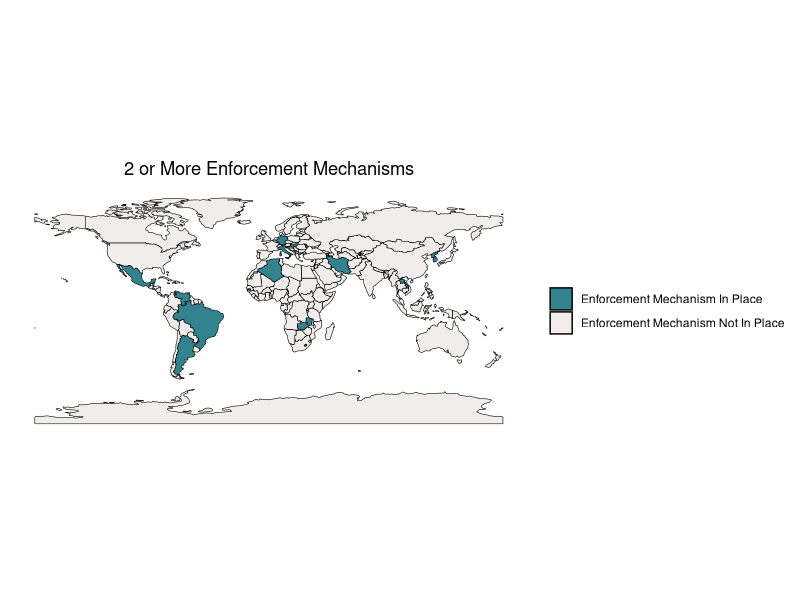
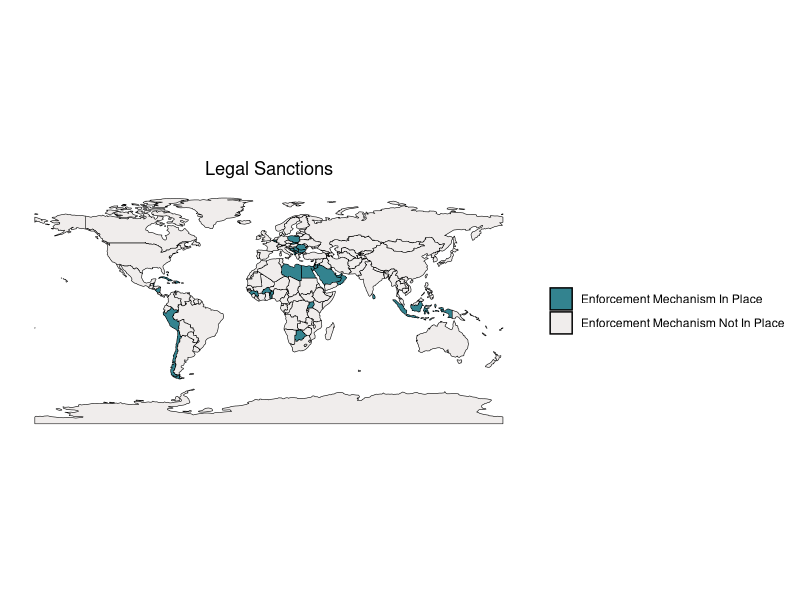
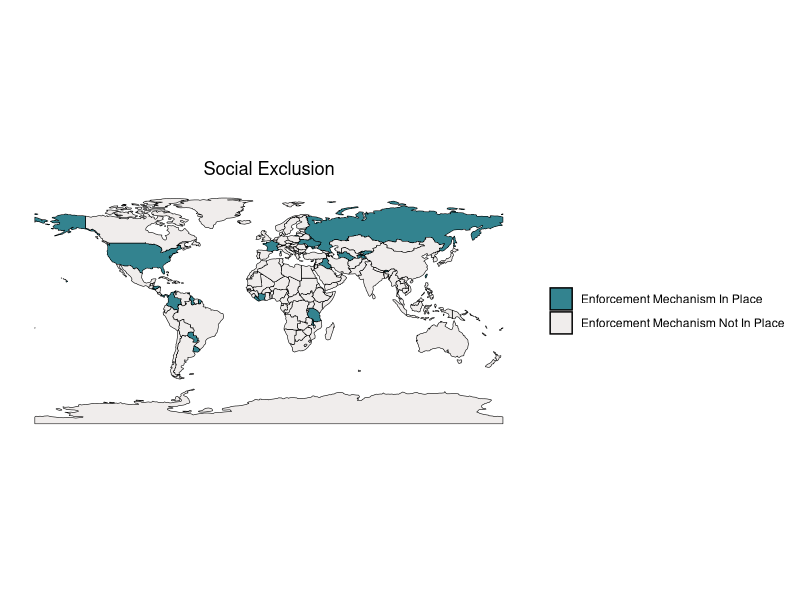
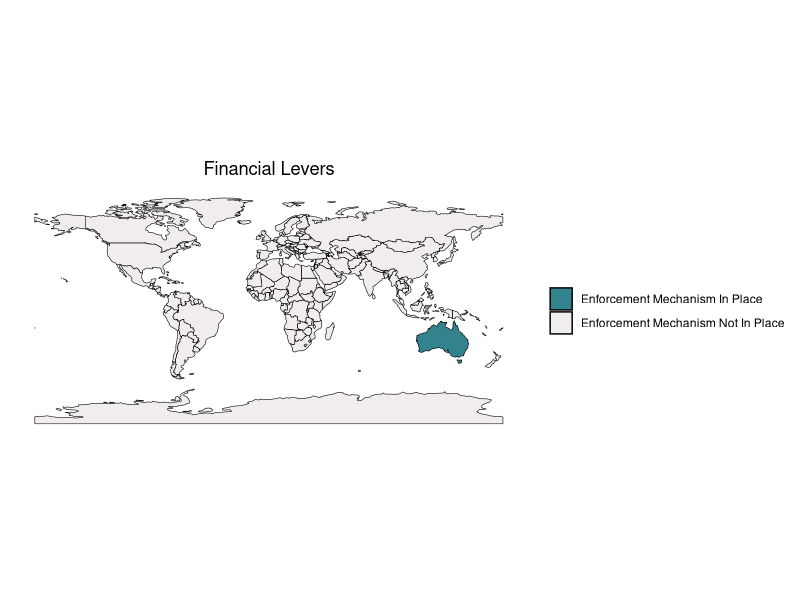
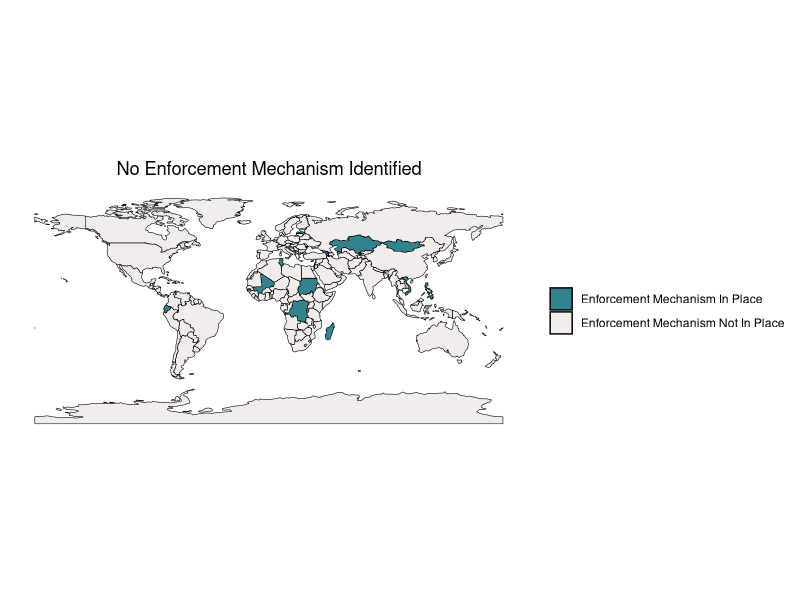
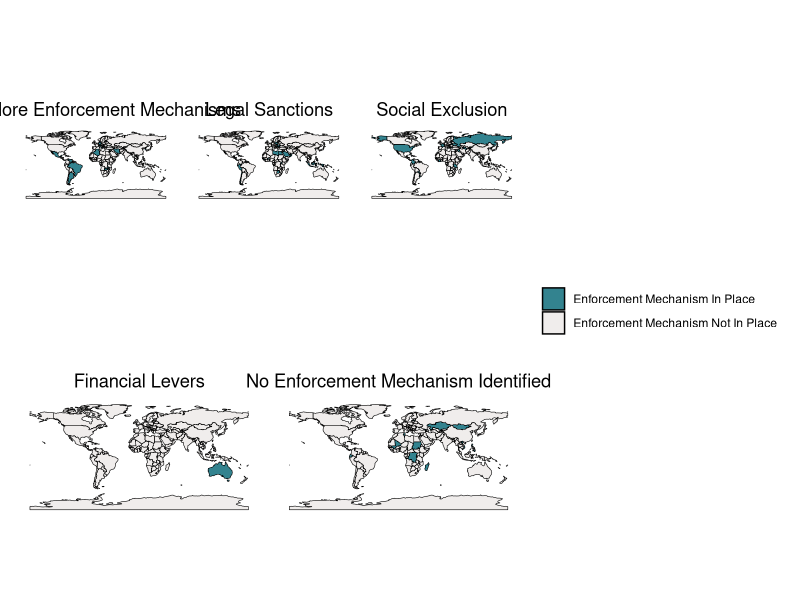

Write the R code that produced these figures, in order.
##libraries##
library(tidyverse)
library(tidyr)
library(readr)
library(magrittr)
library(dplyr)
library(rnaturalearth)
library(ggplot2)
library(patchwork)


##Load raw data##
genvax.raw <- read.csv("Data/GenVaxxWIsos.csv")

gv_df <- genvax.raw %>%
  subset(Subtopic.link == "Enforcement of childhood vaccination requirement")
##Make 2+ only df##

two_plus <- gv_df %>%
  filter(grepl("2 or more enforcement mechanisms", Status.link, ignore.case = TRUE)) %>%
  data.frame()

##Make legal sanctions only df##

legal <- gv_df %>%
  filter(grepl("Legal sanctions", Status.link, ignore.case = TRUE)) %>%
  data.frame()

##Make social exclusion only df##

social <- gv_df %>%
  filter(grepl("Social exclusion", Status.link, ignore.case = TRUE)) %>%
  data.frame()

##Make Financial levers only df##

financial <- gv_df %>%
  filter(grepl("Financial levers", Status.link, ignore.case = TRUE)) %>%
  data.frame()


##Make none only df##

none <- gv_df %>%
  filter(grepl("No enforcement mechanisms", Status.link, ignore.case = TRUE)) %>%
  data.frame()

#Call world dataset from rnaturalearth library #
map <- ne_countries(type = 'countries')

# Merge world map data with datasets based on ISO codes
world_2_data <- right_join(two_plus, map, by = "iso_a3_eh")
world_leg_data <- right_join(legal, map, by = "iso_a3_eh")
world_soc_data <- right_join(social, map, by = "iso_a3_eh")
world_fin_data <- right_join(financial, map, by = "iso_a3_eh")
world_none_data <- right_join(none, map, by = "iso_a3_eh")

#Get rid of NA, which is messing up the mapping aesetics below
world_2_data$Status.link[is.na(world_2_data$Status.link)] <- "No data"
world_leg_data$Status.link[is.na(world_leg_data$Status.link)] <- "No data"
world_soc_data$Status.link[is.na(world_soc_data$Status.link)] <- "No data"
world_fin_data$Status.link[is.na(world_fin_data$Status.link)] <- "No data"
world_none_data$Status.link[is.na(world_none_data$Status.link)] <- "No data"
##Map time
#2 or more

world_two_map <- ggplot() +
  geom_sf(data = world_2_data, aes(fill = Status.link, geometry = geometry), color = "black", size = 0.2) +
  theme_minimal() +
  scale_fill_manual(
    values = c("#33838F", "#F0EDEC"),
    labels = c("Enforcement Mechanism In Place", "Enforcement Mechanism Not In Place")
  ) +
  ggtitle("2 or More Enforcement Mechanisms") +
  theme(
    plot.title = element_text(hjust = 0.5),
    panel.grid.major = element_blank(),
    panel.grid.minor = element_blank(),
    axis.text = element_blank(),
    axis.ticks = element_blank(), 
    legend.position = "right",  
    legend.title = element_blank()
  )
print(world_two_map)

##Legal Sanctions
world_leg_map <- ggplot() +
  geom_sf(data = world_leg_data, aes(fill = Status.link, geometry = geometry), color = "black", size = 0.2) +
  theme_minimal() +
  scale_fill_manual(
    values = c("#33838F", "#F0EDEC"),
    labels = c("Enforcement Mechanism In Place", "Enforcement Mechanism Not In Place")
  ) +
  ggtitle("Legal Sanctions") +
  theme(
    plot.title = element_text(hjust = 0.5),
    panel.grid.major = element_blank(),
    panel.grid.minor = element_blank(),
    axis.text = element_blank(),
    axis.ticks = element_blank(), 
    legend.position = "right",  
    legend.title = element_blank()
  )
print(world_leg_map)


#Social Exclusion
world_soc_map <- ggplot() +
  geom_sf(data = world_soc_data, aes(fill = Status.link, geometry = geometry), color = "black", size = 0.2) +
  theme_minimal() +
  scale_fill_manual(
    values = c("#33838F", "#F0EDEC"),  # Replicating the color values from world_fin_map
    labels = c("Enforcement Mechanism In Place", "Enforcement Mechanism Not In Place"), 
    breaks = c("Social exclusion", "No data")  # Specifying breaks explicitly
  ) +
  ggtitle("Social Exclusion") +
  theme(
    plot.title = element_text(hjust = 0.5),
    panel.grid.major = element_blank(),
    panel.grid.minor = element_blank(),
    axis.text = element_blank(),
    axis.ticks = element_blank(), 
    legend.position = "right",  
    legend.title = element_blank()
  )
print(world_soc_map)


world_fin_map <- ggplot() +
  geom_sf(data = world_fin_data, aes(fill = Status.link, geometry = geometry), color = "black", size = 0.2) +
  theme_minimal() +
  scale_fill_manual(
    values = c("#33838F", "#F0EDEC"),
    labels = c("Enforcement Mechanism In Place", "Enforcement Mechanism Not In Place")
  ) +
  ggtitle("Financial Levers") +
  theme(
    plot.title = element_text(hjust = 0.5),
    panel.grid.major = element_blank(),
    panel.grid.minor = element_blank(),
    axis.text = element_blank(),
    axis.ticks = element_blank(), 
    legend.position = "right",  
    legend.title = element_blank()
  )
print(world_fin_map)

#None 

world_none_map <- ggplot() +
  geom_sf(data = world_none_data, aes(fill = Status.link, geometry = geometry), color = "black", size = 0.2) +
  theme_minimal() +
  scale_fill_manual(
    values = c("#33838F", "#F0EDEC"),  # Replicating the color values from world_fin_map
    labels = c("Enforcement Mechanism In Place", "Enforcement Mechanism Not In Place"), 
    breaks = c("No enforcement mechanisms", "No data")  # Specifying breaks explicitly
  ) +
  ggtitle("No Enforcement Mechanism Identified") +
  theme(
    plot.title = element_text(hjust = 0.5),
    panel.grid.major = element_blank(),
    panel.grid.minor = element_blank(),
    axis.text = element_blank(),
    axis.ticks = element_blank(), 
    legend.position = "right",  
    legend.title = element_blank()
  )
print(world_none_map)


(world_two_map + world_leg_map + world_soc_map) / 
  (world_fin_map + world_none_map) + plot_layout(guides = "collect")
